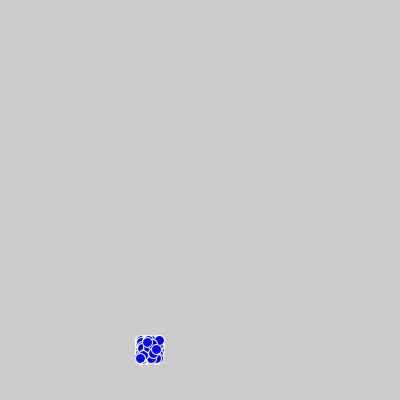
Frame 1 (no input)
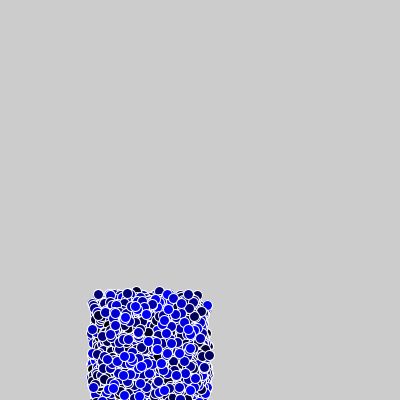
Frame 60 (the mouse pressed at the canvas centre just before this capture)
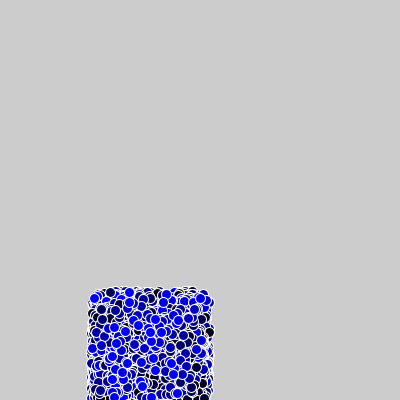
Frame 120 (the mouse held since frame 60 and released just before this capture)

The Processing sketch that drew these frames (run headless with seeded random() and noise(); from frame 60 on, the mouse is pressed at the canvas centre):

// Processing sketch: seb_kerstkaart
// ── seb_kerstkaart.pde
float[] seb_xs;
float[] seb_ys;
int seb_g = 255;
float[] seb_bs;
float seb_x;
float seb_y;

void setup() {
  size(400, 400);
  seb_xs = new float[seb_g];
  seb_ys = new float[seb_g];
  seb_bs = new float[seb_g];
  for (int i=0; i<seb_g; ++i) {
    seb_xs[i] = 150;
    seb_ys[i] = 350;
    seb_bs[i] = i * 1;
    seb_y = height;
    seb_x = width;
  }
}

void draw() {
  for (int i=0; i<seb_g; ++i) {
    seb_xs[i] += random(-10, 10);
    seb_ys[i] += random(-10, 10);
    fill(0, 0, seb_bs[i]);
    stroke(255);
    ellipse(seb_xs[i], seb_ys[i], 10, 10);
    if (seb_xs[i] > 200) seb_xs[i] = 190;
    if (seb_xs[i] < 100) seb_xs[i] = 110;
    if (seb_ys[i] < 300)seb_ys[i] = 310;
    if (seb_ys[i] > 400)seb_ys[i] = 390;
  }
}
